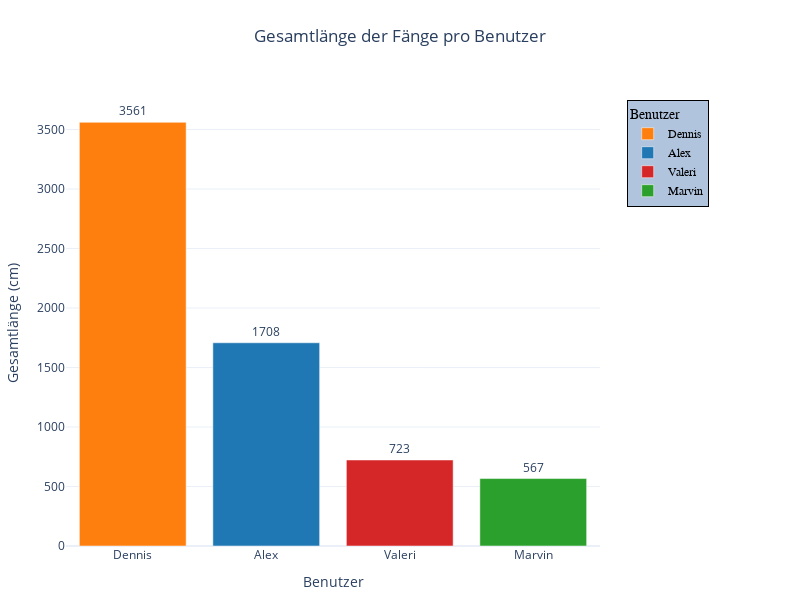

The notebook cell this image was saved under:
### Markdown cell above
## Wie viel Meter Fisch wurde pro Teilnehmer gefangen?

### Code cell
agg_length_df = df.groupby('name', as_index=False)['length'].sum()

agg_length_df = agg_length_df.sort_values(by='length', ascending=False)

fig = px.bar(
    agg_length_df,
    x='name',
    y='length',
    color='name',
    color_discrete_map=user_colors,  
    text='length',                   
    title='Gesamtlänge der Fänge pro Benutzer',
    labels={
        'name': 'Benutzer',
        'length': 'Gesamtlänge (cm)'
    }
)

fig.update_layout(
    xaxis={'categoryorder': 'total descending'},  
    title={
        'text': "Gesamtlänge der Fänge pro Benutzer",
        'y':0.95,
        'x':0.5,
        'xanchor': 'center',
        'yanchor': 'top'
    },
    xaxis_title='Benutzer',
    yaxis_title='Gesamtlänge (cm)',
    legend_title='Benutzer',
    template='plotly_white', 
    width=800,
    height=600,
    margin=dict(l=50, r=200, t=100, b=50)  
)

fig.update_traces(texttemplate='%{text}', textposition='outside')

fig.update_layout(
    legend=dict(
        x=1.05,
        y=1,
        traceorder='normal',
        font=dict(
            family='sans-serif',
            size=12,
            color='black'
        ),
        bgcolor='LightSteelBlue',
        bordercolor='Black',
        borderwidth=1
    )
)

fig.update_traces(marker=dict(line=dict(width=1, color='DarkSlateGrey')), selector=dict(mode='markers'))

fig.show()

### Figure 1 — Plotly figure (JSON) as saved in the notebook; plotly's stock layout.template omitted (floating-point values rounded to 4 significant figures)
{"data": [{"alignmentgroup": "True", "hovertemplate": "Benutzer=%{x}<br>Gesamtlänge (cm)=%{text}<extra></extra>", "legendgroup": "Dennis", "marker": {"color": "#ff7f0e", "pattern": {"shape": ""}}, "name": "Dennis", "offsetgroup": "Dennis", "orientation": "v", "showlegend": true, "text": [3561], "textposition": "outside", "texttemplate": "%{text}", "type": "bar", "x": ["Dennis"], "xaxis": "x", "y": [3561], "yaxis": "y"}, {"alignmentgroup": "True", "hovertemplate": "Benutzer=%{x}<br>Gesamtlänge (cm)=%{text}<extra></extra>", "legendgroup": "Alex", "marker": {"color": "#1f77b4", "pattern": {"shape": ""}}, "name": "Alex", "offsetgroup": "Alex", "orientation": "v", "showlegend": true, "text": [1708], "textposition": "outside", "texttemplate": "%{text}", "type": "bar", "x": ["Alex"], "xaxis": "x", "y": [1708], "yaxis": "y"}, {"alignmentgroup": "True", "hovertemplate": "Benutzer=%{x}<br>Gesamtlänge (cm)=%{text}<extra></extra>", "legendgroup": "Valeri", "marker": {"color": "#d62728", "pattern": {"shape": ""}}, "name": "Valeri", "offsetgroup": "Valeri", "orientation": "v", "showlegend": true, "text": [723], "textposition": "outside", "texttemplate": "%{text}", "type": "bar", "x": ["Valeri"], "xaxis": "x", "y": [723], "yaxis": "y"}, {"alignmentgroup": "True", "hovertemplate": "Benutzer=%{x}<br>Gesamtlänge (cm)=%{text}<extra></extra>", "legendgroup": "Marvin", "marker": {"color": "#2ca02c", "pattern": {"shape": ""}}, "name": "Marvin", "offsetgroup": "Marvin", "orientation": "v", "showlegend": true, "text": [567], "textposition": "outside", "texttemplate": "%{text}", "type": "bar", "x": ["Marvin"], "xaxis": "x", "y": [567], "yaxis": "y"}], "layout": {"barmode": "relative", "height": 600, "legend": {"bgcolor": "LightSteelBlue", "bordercolor": "Black", "borderwidth": 1, "font": {"color": "black", "family": "sans-serif", "size": 12}, "title": {"text": "Benutzer"}, "tracegroupgap": 0, "traceorder": "normal", "x": 1.05, "y": 1}, "margin": {"b": 50, "l": 50, "r": 200, "t": 100}, "title": {"text": "Gesamtlänge der Fänge pro Benutzer", "x": 0.5, "xanchor": "center", "y": 0.95, "yanchor": "top"}, "width": 800, "xaxis": {"anchor": "y", "categoryarray": ["Dennis", "Alex", "Valeri", "Marvin"], "categoryorder": "total descending", "domain": [0, 1], "title": {"text": "Benutzer"}}, "yaxis": {"anchor": "x", "domain": [0, 1], "title": {"text": "Gesamtlänge (cm)"}}}}
